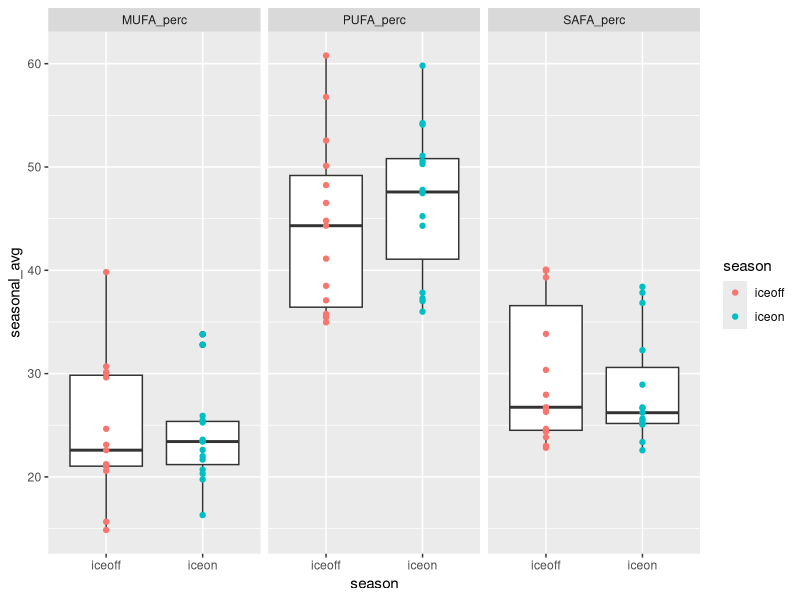
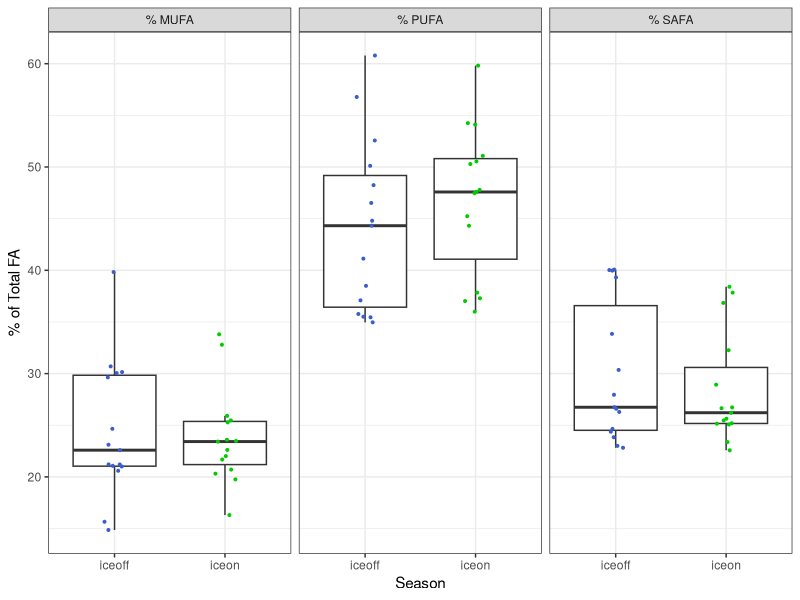

Here is the R script that generated these plots, in order:
# Script to look at fatty acids profile under ice vs summer stratification
# uses Hampton et al. ecology under lake ice dataset (ecology letters)
# and Galloway et al PLoS one paper fatty acid dataset

# ----> removes "other" phyto and finds new proportions

#libraries
library(dplyr)
library(reshape2)
library(tidyr)
library(ggplot2)


# read in ecology under lake ice dataset and FA dataset -------------------

euli_orig <- read.csv("../Data/under_ice_data.csv", stringsAsFactors = FALSE)

fa_orig <- read.csv("../Data/PLoS_supp/S1_Dataset.csv", stringsAsFactors = FALSE)



# wrangle ice phyto data --------------------------------------------------

euli <- euli_orig %>%
  # keep only columns of potential interest
  select(year, season, researcher, lakename, stationname, poolstation,
         lakeregloc, lakecountry, startday, startmonth, startyear, endday,
         endmonth, endyear, iceduration, fadata, avesecchidepth, avechla,
         phytomethod, avephytomass, avephytocount, propchloro, propcrypto,
         propcyano, propdiatom, propdiatom, propotherphyto) %>%
  # only interested when *not* all NA for phyto props
  filter(!(is.na(propchloro) & is.na(propcrypto) & is.na(propcyano) &
           is.na(propdiatom) & is.na(propdiatom) & is.na(propotherphyto)))

# some lakes have multiple stations within lake
euli %>%
  group_by(lakename) %>%
  summarize(n = n_distinct(stationname)) %>%
  filter(n > 1) %>%
  as.data.frame()
#               lakename n
# 1 Blackstrap Reservoir 2
# 2     Lake Diefenbaker 3

euli %>%
  group_by(lakename) %>%
  summarize(n = n_distinct(poolstation)) %>%
  as.data.frame() %>%
  filter(n > 1)

# 1:1 match lakename:poolstation
#filter(euli, lakename %in% c("Blackstrap Reservoir", "Lake Diefenbaker")) %>% 
#  select(lakename, stationname, poolstation)

# aggregate to lake/poolstation
euli_lakes_phytos <- euli %>%
  # start by looking just at pytos, can circle back to incorporate snow/ice/secchi etc.
  select(year, season, lakename, poolstation,
         propchloro, propcrypto, propcyano, propdiatom, propotherphyto) %>%
  # group and aggregate
  group_by(lakename, poolstation, year, season) %>%
  summarize(prop_chloro = mean(propchloro, na.rm = TRUE),
            prop_crypto = mean(propcrypto, na.rm = TRUE),
            prop_cyano = mean(propcyano, na.rm = TRUE),
            prop_diatom = mean(propdiatom, na.rm = TRUE),
            prop_other = mean(propotherphyto, na.rm = TRUE)) %>%
  ungroup() %>%
  as.data.frame()
  
summary(euli_lakes_phytos) # 40 NA in crypto
str(euli_lakes_phytos) # 205

# going to start by using only lakes with *NO NAs* for phytos
euli_phytos_complete <- euli_lakes_phytos %>%
  filter(!(is.na(prop_chloro) | is.na(prop_crypto) | is.na(prop_cyano) |
             is.na(prop_diatom) | is.na(prop_other)))
# 158 obvs - only "complete" phyto profiles

# 24 lakes in total
unique(euli_phytos_complete$lakename)

# what's the temporal coverage?
# only want ones with matching iceon/iceoff
euli_phytos_complete %>%
  group_by(lakename) %>%
  summarize(seasons = n_distinct(season)) %>%
  as.data.frame() %>%
  arrange(seasons)

# identity lakes with both seasons per year
multi_seasons <- euli_phytos_complete %>%
  group_by(lakename, year) %>%
  summarize(seasons = n_distinct(season)) %>%
  as.data.frame() %>%
  arrange(seasons) %>%
  filter(seasons > 1) %>%
  mutate(lakeyear = paste(lakename, year, sep = "_"))

# keep only those lake/year/seasons
euli_phytos_complete_matching <- euli_phytos_complete %>%
  mutate(lakeyear = paste(lakename, year, sep = "_")) %>%
  filter(lakeyear %in% multi_seasons$lakeyear)

# make sure 1:1 match (i.e., iceon/iceoff in single year
# for lake - no missing pairs singles)

# euli_phytos_complete_matching %>%
#   group_by(lakename, year) %>%
#   summarize(n = n_distinct(season)) %>%
#   filter(n != 2)
# correct

# filter(euli_phytos_complete, lakename == "Saanajarvi")
# filter(euli, lakename == "Saanajarvi")
# yep...being true to the data, we ignore Saanajarvi
# I think it's actually a goof in the euli data,
# but moving forward without it...

# check out remaining
str(euli_phytos_complete_matching)
str(unique(euli_phytos_complete_matching$lakename))
# 15 lakes

# temporal coverage
lake_years <- euli_phytos_complete_matching %>%
  group_by(lakename) %>%
  summarize(yrs = n_distinct(year)) %>%
  arrange(yrs) %>%
  as.data.frame()
#                lakename yrs
# 1  Blackstrap Reservoir   1
# 2   Broderick Reservoir   1
# 3      Lake Diefenbaker   1
# 4   Lake Santo Parmense   1
# 5     Lake Vanajanselka   1
# 6           Simoncouche   1
# 7      St. Denis Pond 1   1
# 8     St. Denis Pond 90   1
# 9  St. Denis Pond S5338   1
# 10  Lake Valkea-Kotinen   2
# 11             Lake 227   3
# 12             Lake 239   6
# 13      Scharmuetzelsee   9
# 14          Lake Monona  12
# 15         Lake Mendota  16

# may be interested in lakes with >= 3 years down the road
lake_years_3more <- filter(lake_years, yrs >= 3)

# make long to be equivalent to FA data
phytos_long <- euli_phytos_complete_matching %>%
  select(-poolstation, -lakeyear) %>%
  melt(id.vars = c("lakename", "year", "season")) %>%
  rename(phyto_group = variable, prop = value)

# remove prop from group name
phytos_long$phyto_group <- gsub("prop_", "", phytos_long$phyto_group)

unique(phytos_long$phyto_group)
# "chloro"     "crypto"     "cyano"      "diatom"     "other"

# remove "other" phyto and find new total, then recalculate proportions
phyto_long_no_other <- phytos_long %>%
  # remove "other" phyto group
  filter(phyto_group != "other") %>%
  # for each lake/year/season (i.e. time point)
  group_by(lakename, year, season) %>%
  # find new total proportion
  mutate(new_total = sum(prop),
         # find new proportion for phyto groups
         new_prop = prop / new_total) %>%
  as.data.frame()

# summary(phyto_long_no_other)
# filter(phyto_long_no_other, new_total < 0.1)
# filter(phytos_long, phyto_group == "other" & prop > 0.5) %>% arrange(prop)

phyto_long_no_other <- phyto_long_no_other %>%
  select(-prop, -new_total) %>%
  rename(prop = new_prop)


# wrangle FA data ---------------------------------------------------------

fa <- fa_orig %>%
  #only fresh water
  filter(Salinity == 0) %>%
  #only proportional data
  filter(Data == "prop") %>%
  #for now, don't care about experimental info
  select(Group, Class, Order, Genus, species,
         sumSAFA, sumMUFA, sumPUFA,
         c18.2w6, c18.3w6, c18.3w3,
         c18.4w3, c18.5w3,
         c20.4w6, c20.5w3, c22.6w3)

unique(fa$Group)
# "Cyanobacteria" "Chlorophyta"   "Ochrophyta"    "Cryptophyta"   "Dinophyta"     "Euglenozoa"    "Rhodophyta"  

#crosswalk to match euli to FA
fa_equiv <- fa %>%
  #crypto, chloro, cyano are direct matches
  mutate(fa_group = ifelse(Group == "Cryptophyta", "crypto", NA),
         fa_group = ifelse(Group == "Chlorophyta", "chloro", fa_group),
         fa_group = ifelse(Group == "Cyanobacteria", "cyano", fa_group),
         #diatoms are everything in these 3 classes in FA data
         fa_group = ifelse(Class %in% c("Bacillariophyceae", "Fragilariophyceae", "Coscinodiscophyceae"),
                           "diatom", fa_group))

# fa_equiv %>%
#   select(Group, fa_group) %>%
#   unique()
#
# fa_equiv %>%
#   select(Group, Class, fa_group) %>%
#   unique()
#
# fa_equiv %>% group_by(fa_group) %>%
#   summarize(n = n_distinct(Genus)) %>% as.data.frame()
#   fa_group  n
# 1   chloro 13
# 2   crypto  2
# 3    cyano 22
# 4   diatom  8
# 5     <NA> 11


# aggregate FA data -------------------------------------------------------

# aggregate to level of fa_group (average)

fa_group_avgs <- fa_equiv %>%
  group_by(fa_group) %>%
  summarize(grp_avg_sumSAFA = mean(sumSAFA, na.rm = TRUE),
            grp_avg_sumMUFA = mean(sumMUFA, na.rm = TRUE),
            grp_avg_sumPUFA = mean(sumPUFA, na.rm = TRUE),
            grp_avg_c18.2w6 = mean(c18.2w6, na.rm = TRUE),
            grp_avg_c18.3w6 = mean(c18.3w6, na.rm = TRUE),
            grp_avg_c18.3w3 = mean(c18.3w3, na.rm = TRUE),
            grp_avg_c18.4w3 = mean(c18.4w3, na.rm = TRUE),
            grp_avg_c18.5w3 = mean(c18.5w3, na.rm = TRUE),
            grp_avg_c20.4w6 = mean(c20.4w6, na.rm = TRUE),
            grp_avg_c20.5w3 = mean(c20.5w3, na.rm = TRUE),
            grp_avg_c22.6w3 = mean(c22.6w3, na.rm = TRUE)) %>%
  as.data.frame()

# fa_group_avgs

# combine EULI and FA datasets --------------------------------------------


head(phyto_long_no_other) # lake, year, season, group, prop
head(fa_group_avgs) # group, FAs

# combine euli and FA - have group, proportion, and FA data
full_dat <- merge(phyto_long_no_other, fa_group_avgs,
                  by.x = "phyto_group", by.y = "fa_group",
                  all.x = TRUE)

# From LTER FA script:
# What we want is "what are the average proportions of SAFA, MUFA, PUFA
# present in the community, irrespective of total biomass?"
# (i.e. we know there is higher biomass in summer - the Circus Circus buffet)
# SH: pretty sure that what we want then is:(biomass_dry_weight * sumSAFA)/total dry weight
# This is already a proportion (biomass/total) so can do prop * FA

# weight data accordingly
full_dat_weighted <- full_dat %>%
  # prop phyto (already biomass/total biomass) * prop FA
  mutate(sumSAFA_prop = grp_avg_sumSAFA * prop,
         sumMUFA_prop = grp_avg_sumMUFA * prop,
         sumPUFA_prop = grp_avg_sumPUFA * prop,
         prop_c18.2w6 = grp_avg_c18.2w6 * prop,
         prop_c18.3w6 = grp_avg_c18.3w6 * prop,
         prop_c18.3w3 = grp_avg_c18.3w3 * prop,
         prop_c18.4w3 = grp_avg_c18.4w3 * prop,
         prop_c18.5w3 = grp_avg_c18.5w3 * prop,
         prop_c20.4w6 = grp_avg_c20.4w6 * prop,
         prop_c20.5w3 = grp_avg_c20.5w3 * prop,
         prop_c22.6w3 = grp_avg_c22.6w3 * prop) %>%
  # keep only columns of interest
  # for now, only SAFA, MUFA, PUFA
  select(lakename, year, season, phyto_group,
         sumSAFA_prop, sumMUFA_prop, sumPUFA_prop,
         prop_c18.2w6, prop_c18.3w6,  prop_c18.3w3,
         prop_c18.4w3, prop_c18.5w3,
         prop_c20.4w6, prop_c20.5w3,
         prop_c22.6w3)

# full_dat_weighted %>%
#   group_by(lakename, year, season) %>%
#   summarize(totSAFA = sum(sumSAFA_prop, na.rm = TRUE),
#             totMUFA = sum(sumMUFA_prop, na.rm = TRUE),
#             totPUFA = sum(sumPUFA_prop, na.rm = TRUE),
#             total = totSAFA + totMUFA + totPUFA) %>%
#   as.data.frame() %>%
#   summary()


# sum within lake/time point (get community-level FA)
full_dat_weighted_comm <- full_dat_weighted %>%
  group_by(lakename, year, season) %>%
  # sum across phyto groups
  summarize(MUFA_perc = sum(sumMUFA_prop, na.rm = TRUE),
            PUFA_perc = sum(sumPUFA_prop, na.rm = TRUE),
            SAFA_perc = sum(sumSAFA_prop, na.rm = TRUE),
            perc_c18.2w6 = sum(prop_c18.2w6, na.rm = TRUE),
            perc_c18.3w6 = sum(prop_c18.3w6, na.rm = TRUE),
            perc_c18.3w3 = sum(prop_c18.3w3, na.rm = TRUE),
            perc_c18.4w3 = sum(prop_c18.4w3, na.rm = TRUE),
            perc_c18.5w3 = sum(prop_c18.5w3, na.rm = TRUE),
            perc_c20.4w6 = sum(prop_c20.4w6, na.rm = TRUE),
            perc_c20.5w3 = sum(prop_c20.5w3, na.rm = TRUE),
            perc_c22.6w3 = sum(prop_c22.6w3, na.rm = TRUE)) %>%
  as.data.frame()

# full_dat_weighted_comm %>%
#   mutate(total_FA = MUFA_perc + PUFA_perc + SAFA_perc) %>%
#   summary()
# like above, ranges from ~97 to 99, good

# this format matches LTER_FA_20180217
# (detailed look at lakes ME/MO)

head(full_dat_weighted_comm)

# write to csv for use in other scripts
write.csv(full_dat_weighted_comm, "../Data/EULI_lake_year_season_community_FAs.csv",
          row.names = FALSE)

# make a verion with one point per lake/season (aggregate across years)
# include standard deviation as measure of variance, as well as count
full_dat_weighted_comm_agg <- full_dat_weighted_comm %>%
  group_by(lakename, season) %>%
  # using __ so can separate later
  summarize(n_years = n_distinct(year),
            seasonal_avg__MUFA_perc = mean(MUFA_perc, na.rm = TRUE),
            sd__MUFA_perc = sd(MUFA_perc, na.rm = TRUE),
            seasonal_avg__PUFA_perc = mean(PUFA_perc, na.rm = TRUE),
            sd__PUFA_perc = sd(PUFA_perc, na.rm = TRUE),
            seasonal_avg__SAFA_perc = mean(SAFA_perc, na.rm = TRUE),
            sd__SAFA_perc = sd(SAFA_perc, na.rm = TRUE),

            seasonal_avg__c18.2w6 = mean(perc_c18.2w6, na.rm = TRUE),
            seasonal_avg__c18.3w6 = mean(perc_c18.3w6, na.rm = TRUE),
            seasonal_avg__c18.3w3 = mean(perc_c18.3w3, na.rm = TRUE),
            seasonal_avg__c18.4w3 = mean(perc_c18.4w3, na.rm = TRUE),
            seasonal_avg__c18.5w3 = mean(perc_c18.5w3, na.rm = TRUE),
            seasonal_avg__c20.4w6 = mean(perc_c20.4w6, na.rm = TRUE),
            seasonal_avg__c20.5w3 = mean(perc_c20.5w3, na.rm = TRUE),
            seasonal_avg__c22.6w3 = mean(perc_c22.6w3, na.rm = TRUE),

            sd__c18.2w6 = sd(perc_c18.2w6, na.rm = TRUE),
            sd__c18.3w6 = sd(perc_c18.3w6, na.rm = TRUE),
            sd__c18.3w3 = sd(perc_c18.3w3, na.rm = TRUE),
            sd__c18.4w3 = sd(perc_c18.4w3, na.rm = TRUE),
            sd__c18.5w3 = sd(perc_c18.5w3, na.rm = TRUE),
            sd__c20.4w6 = sd(perc_c20.4w6, na.rm = TRUE),
            sd__c20.5w3 = sd(perc_c20.5w3, na.rm = TRUE),
            sd__c22.6w3 = sd(perc_c22.6w3, na.rm = TRUE)) %>%
  as.data.frame()

# full_dat_weighted_comm_agg %>%
#   mutate(total_FA = 
#            seasonal_avg__MUFA_perc +
#            seasonal_avg__PUFA_perc +
#            seasonal_avg__SAFA_perc) %>%
#   summary()

head(full_dat_weighted_comm_agg)

write.csv(full_dat_weighted_comm_agg, "../Data/EULI_lake_seasonal_community_FAs.csv", row.names = FALSE)


###########################
# Section started 2018 May 30, SP and MB. Previously this contained 
# "lakes aggregated to seasons across years" section
# but we deleted that and started this section.


full_dat_weighted_comm_agg


full_dat_weighted_comm_ag_long <- melt(data = full_dat_weighted_comm_agg,
     # same as section below but selecting fewer vars
     measure.vars = c("seasonal_avg__MUFA_perc",
                      "seasonal_avg__PUFA_perc",
                      "seasonal_avg__SAFA_perc"),
     id.vars = c("lakename", "season", "n_years"))

full_dat_weighted_comm_ag_long$variable <- as.character(full_dat_weighted_comm_ag_long$variable)
full_dat_weighted_comm_ag_long$variable[which(full_dat_weighted_comm_ag_long$variable == "seasonal_avg__MUFA_perc")] <- "% MUFA"
full_dat_weighted_comm_ag_long$variable[which(full_dat_weighted_comm_ag_long$variable == "seasonal_avg__PUFA_perc")] <- "% PUFA"
full_dat_weighted_comm_ag_long$variable[which(full_dat_weighted_comm_ag_long$variable == "seasonal_avg__SAFA_perc")] <- "% SAFA"



euli_onelake_oneseason_onevalue <- ggplot(data = full_dat_weighted_comm_ag_long,
                                        aes(x = season, y = value)) +
  geom_boxplot(outlier.shape = "") +
#  geom_point(aes(color = season)) +
  geom_jitter(aes(color = season), width = 0.1, size = 0.7) +
  facet_wrap(~variable) +
  ylab("% of Total FA") +
  xlab("Season") +
  scale_color_manual(values = c("royalblue3", "green3")) +
  theme_bw() +
  theme(legend.position = "none")

#png(filename = "../Figures/euli_onelake_oneseason_onevalue.png",
#    width = 6, height = 6, units = "in", res = 500)
png(filename = "../Figures/euli_onelake_oneseason_onevalue.png",
    width = 4, height = 2.5, units = "in", res = 500)
euli_onelake_oneseason_onevalue
dev.off()

###########################

# checking for consistency with Labou aggregtion method??

dat_long_seasonal_points <- full_dat_weighted_comm_agg %>%
  # make long
  melt(id.vars = c("lakename", "season", "n_years")) %>%
  # split variable column name
  separate(variable, into = c("agg_type", "FA_type"), sep = "__") %>%
  # make wide so have column for avg and sd
  dcast(lakename + season + n_years + FA_type ~ agg_type, value.var = "value")


ggplot(data = subset(dat_long_seasonal_points, dat_long_seasonal_points$FA_type %in%
                       c("MUFA_perc", "PUFA_perc", "SAFA_perc")),
       aes(x = season, y = seasonal_avg)) +
  geom_boxplot() +
  geom_point(aes(color = season)) +
  facet_wrap(~FA_type)


